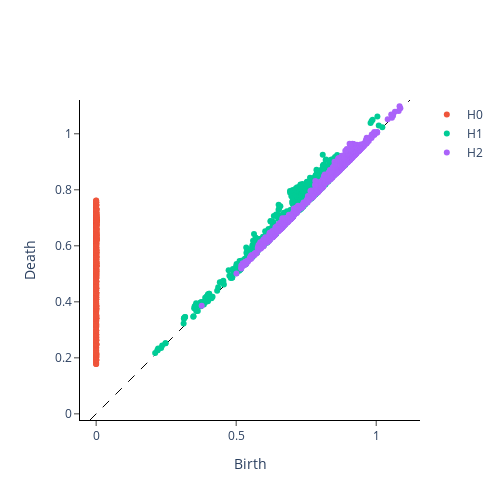

The cell this chart's notebook holds for it:
### Code cell
embedded_ph = embedded[None, :, :]
ph = VietorisRipsPersistence(homology_dimensions=[0, 1, 2], n_jobs=6)
diag = ph.fit_transform(embedded_ph)
ph.plot(diag)

### Figure 1 — Plotly figure (JSON) as saved in the notebook; plotly's stock layout.template omitted (floating-point values rounded to 4 significant figures; data arrays with more than 128 entries replaced by an {"elided": "..."} marker saying what was removed)
{"data": [{"hoverinfo": "none", "line": {"color": "black", "dash": "dash", "width": 1}, "mode": "lines", "showlegend": false, "type": "scatter", "x": [-0.02197, 1.121], "y": [-0.02197, 1.121]}, {"hoverinfo": "text", "hovertext": {"elided": "754 str values"}, "mode": "markers", "name": "H0", "type": "scatter", "x": {"elided": "754 int values"}, "y": {"elided": "754 float values"}}, {"hoverinfo": "text", "hovertext": {"elided": "1005 str values"}, "mode": "markers", "name": "H1", "type": "scatter", "x": {"elided": "1005 float values"}, "y": {"elided": "1005 float values"}}, {"hoverinfo": "text", "hovertext": {"elided": "1148 str values"}, "mode": "markers", "name": "H2", "type": "scatter", "x": {"elided": "1148 float values"}, "y": {"elided": "1148 float values"}}], "layout": {"height": 500, "plot_bgcolor": "white", "width": 500, "xaxis": {"autorange": false, "exponentformat": "e", "linecolor": "black", "linewidth": 1, "mirror": false, "range": [-0.02197, 1.121], "showexponent": "all", "showline": true, "side": "bottom", "ticks": "outside", "title": {"text": "Birth"}, "type": "linear", "zeroline": true}, "yaxis": {"autorange": false, "exponentformat": "e", "linecolor": "black", "linewidth": 1, "mirror": false, "range": [-0.02197, 1.121], "scaleanchor": "x", "scaleratio": 1, "showexponent": "all", "showline": true, "side": "left", "ticks": "outside", "title": {"text": "Death"}, "type": "linear", "zeroline": true}}}
